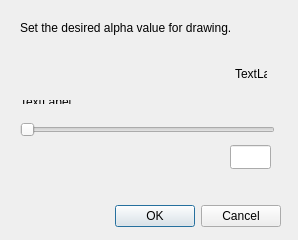
<?xml version="1.0" encoding="UTF-8"?>
<ui version="4.0">
 <class>CDlgAlpha</class>
 <widget class="QDialog" name="CDlgAlpha">
  <property name="geometry">
   <rect>
    <x>0</x>
    <y>0</y>
    <width>298</width>
    <height>240</height>
   </rect>
  </property>
  <property name="minimumSize">
   <size>
    <width>298</width>
    <height>240</height>
   </size>
  </property>
  <property name="maximumSize">
   <size>
    <width>298</width>
    <height>240</height>
   </size>
  </property>
  <property name="windowTitle">
   <string>Dialog</string>
  </property>
  <widget class="QDialogButtonBox" name="buttonBox">
   <property name="geometry">
    <rect>
     <x>10</x>
     <y>200</y>
     <width>271</width>
     <height>32</height>
    </rect>
   </property>
   <property name="orientation">
    <enum>Qt::Horizontal</enum>
   </property>
   <property name="standardButtons">
    <set>QDialogButtonBox::Cancel|QDialogButtonBox::Ok</set>
   </property>
  </widget>
  <widget class="QLabel" name="sImgBar">
   <property name="geometry">
    <rect>
     <x>20</x>
     <y>100</y>
     <width>255</width>
     <height>4</height>
    </rect>
   </property>
   <property name="text">
    <string>TextLabel</string>
   </property>
  </widget>
  <widget class="QSlider" name="sldAlpha">
   <property name="geometry">
    <rect>
     <x>20</x>
     <y>120</y>
     <width>255</width>
     <height>19</height>
    </rect>
   </property>
   <property name="maximum">
    <number>255</number>
   </property>
   <property name="orientation">
    <enum>Qt::Horizontal</enum>
   </property>
  </widget>
  <widget class="QLabel" name="sImgAlpha">
   <property name="geometry">
    <rect>
     <x>235</x>
     <y>58</y>
     <width>32</width>
     <height>32</height>
    </rect>
   </property>
   <property name="text">
    <string>TextLabel</string>
   </property>
  </widget>
  <widget class="QLabel" name="label">
   <property name="geometry">
    <rect>
     <x>20</x>
     <y>20</y>
     <width>251</width>
     <height>16</height>
    </rect>
   </property>
   <property name="text">
    <string>Set the desired alpha value for drawing.</string>
   </property>
  </widget>
  <widget class="QLineEdit" name="eAlpha">
   <property name="geometry">
    <rect>
     <x>230</x>
     <y>145</y>
     <width>41</width>
     <height>24</height>
    </rect>
   </property>
   <property name="inputMask">
    <string>999; </string>
   </property>
  </widget>
 </widget>
 <resources/>
 <connections>
  <connection>
   <sender>buttonBox</sender>
   <signal>accepted()</signal>
   <receiver>CDlgAlpha</receiver>
   <slot>accept()</slot>
   <hints>
    <hint type="sourcelabel">
     <x>248</x>
     <y>254</y>
    </hint>
    <hint type="destinationlabel">
     <x>157</x>
     <y>274</y>
    </hint>
   </hints>
  </connection>
  <connection>
   <sender>buttonBox</sender>
   <signal>rejected()</signal>
   <receiver>CDlgAlpha</receiver>
   <slot>reject()</slot>
   <hints>
    <hint type="sourcelabel">
     <x>316</x>
     <y>260</y>
    </hint>
    <hint type="destinationlabel">
     <x>286</x>
     <y>274</y>
    </hint>
   </hints>
  </connection>
 </connections>
</ui>
